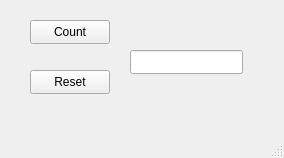
<?xml version="1.0" encoding="UTF-8"?>
<ui version="4.0">
 <class>MainWindow</class>
 <widget class="QMainWindow" name="MainWindow">
  <property name="geometry">
   <rect>
    <x>0</x>
    <y>0</y>
    <width>284</width>
    <height>158</height>
   </rect>
  </property>
  <property name="windowTitle">
   <string>MainWindow</string>
  </property>
  <widget class="QWidget" name="centralwidget">
   <widget class="QPushButton" name="btnCount">
    <property name="geometry">
     <rect>
      <x>30</x>
      <y>20</y>
      <width>80</width>
      <height>24</height>
     </rect>
    </property>
    <property name="text">
     <string>Count</string>
    </property>
   </widget>
   <widget class="QPushButton" name="btnReset">
    <property name="geometry">
     <rect>
      <x>30</x>
      <y>70</y>
      <width>80</width>
      <height>24</height>
     </rect>
    </property>
    <property name="text">
     <string>Reset</string>
    </property>
   </widget>
   <widget class="QLineEdit" name="lineCount">
    <property name="geometry">
     <rect>
      <x>130</x>
      <y>50</y>
      <width>113</width>
      <height>24</height>
     </rect>
    </property>
   </widget>
  </widget>
  <widget class="QMenuBar" name="menubar">
   <property name="geometry">
    <rect>
     <x>0</x>
     <y>0</y>
     <width>284</width>
     <height>21</height>
    </rect>
   </property>
  </widget>
  <widget class="QStatusBar" name="statusbar"/>
 </widget>
 <resources/>
 <connections/>
</ui>
